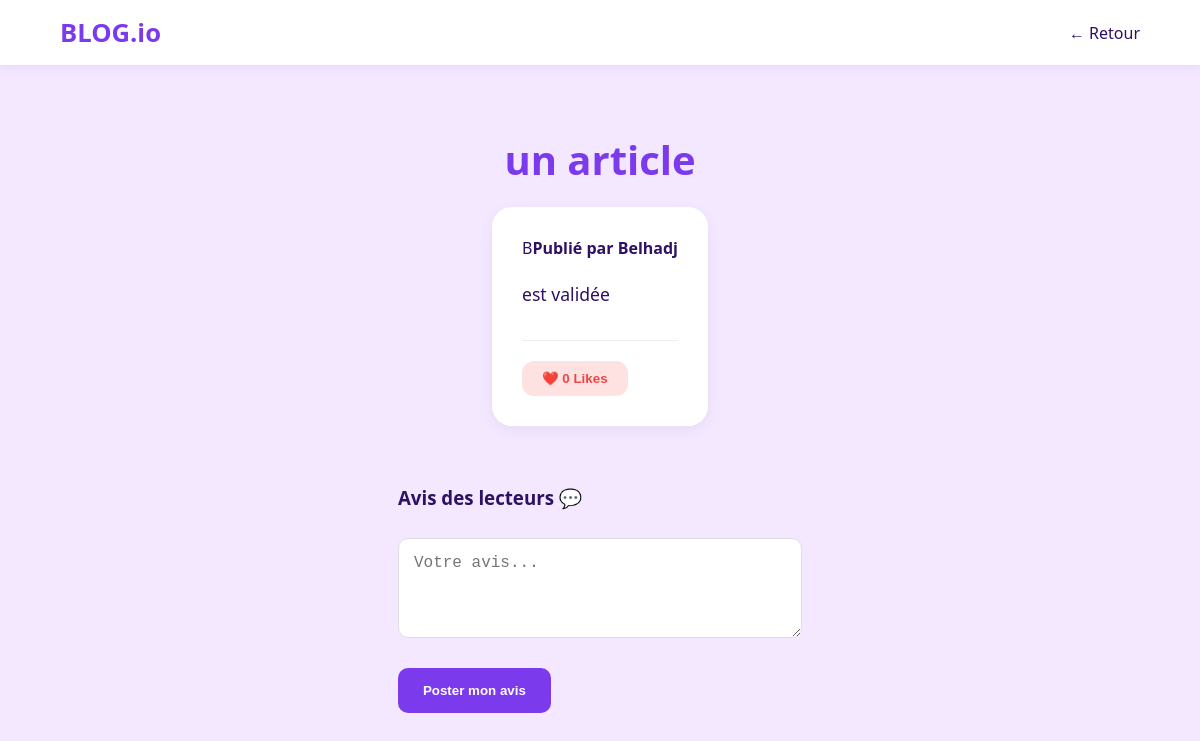
The page /article.php?id=1 (signed in) on the database its author committed.
### tables this page shows
CREATE TABLE `articles` (
  `id_article` int(11) NOT NULL,
  `id_user` int(11) DEFAULT NULL,
  `titre` varchar(255) NOT NULL,
  `contenu` text NOT NULL,
  `date_publication` datetime DEFAULT current_timestamp()
);

CREATE TABLE `utilisateurs` (
  `id_user` int(11) NOT NULL,
  `nom` varchar(50) NOT NULL,
  `email` varchar(100) NOT NULL,
  `mot_de_passe` varchar(255) NOT NULL
);

### article.php (the view, shortened to what this page needs)
<?php
require 'config.php';
$id_article = $_GET['id'];
$stmt = $pdo->prepare("SELECT articles.*, utilisateurs.nom FROM articles JOIN utilisateurs ON articles.id_user = utilisateurs.id_user WHERE id_article = ?");
$stmt->execute([$id_article]);
$article = $stmt->fetch();
$stmt_l = $pdo->prepare("SELECT COUNT(*) FROM likes WHERE id_article = ?");
$stmt_l->execute([$id_article]);
$total_likes = $stmt_l->fetchColumn();
?>
<!DOCTYPE html>
<html lang="fr">
<head>
    <link rel="stylesheet" href="style.css">
</head>
<body>
    <header>
        <a href="index.php" class="logo">BLOG.io</a>
        <a href="index.php" style="text-decoration:none; color:var(--dark);">← Retour</a>
    </header>
    <div class="container" style="max-width:800px;">
        <h1 style="color:var(--primary); font-size:2.5rem; margin-bottom:20px;"><?= htmlspecialchars($article['titre']) ?></h1>
        <div style="background:white; padding:30px; border-radius:20px; box-shadow:0 5px 15px rgba(0,0,0,0.05);">
            <div style="display:flex; align-items:center; margin-bottom:20px;">
                <div class="avatar"><?= strtoupper(substr($article['nom'], 0, 1)) ?></div>
                <strong>Publié par <?= $article['nom'] ?></strong>
            </div>
            <p style="font-size:1.1rem; line-height:1.8;"><?= nl2br(htmlspecialchars($article['contenu'])) ?></p>
            <form method="POST" style="margin-top:30px; border-top:1px solid #eee; padding-top:20px;">
                <button type="submit" name="like" style="background:#fee2e2; border:none; padding:10px 20px; border-radius:12px; cursor:pointer; font-weight:bold; color:#ef4444;">
                    ❤️ <?= $total_likes ?> Likes
                </button>
            </form>
        </div>
        <div style="margin-top:40px;">
            <h3>Avis des lecteurs 💬</h3>
            <?php if(isset($_SESSION['user_id'])): ?>
                <form action="post_com.php" method="POST" style="margin-top:20px;">
                    <textarea name="contenu" placeholder="Votre avis..." style="width:100%; padding:15px; border-radius:10px; border:1px solid #ddd; height:100px;" required></textarea>
                    <button type="submit" class="btn" style="margin-top:10px;">Poster mon avis</button>
                </form>
            <?php endif; ?>
        </div>
    </div>
</body>
</html>

### style.css (style rules this page uses)
:root { --primary: #7c3aed; --bg-color: #f3e8ff; --dark: #2e1065; }
body { background-color: var(--bg-color); font-family: 'Segoe UI', Tahoma, Geneva, Verdana, sans-serif; color: var(--dark); margin: 0; padding: 0; min-height: 100vh; }
header { background: white; padding: 15px 5%; display: flex; justify-content: space-between; align-items: center; box-shadow: 0 2px 10px rgba(124, 58, 237, 0.1); }
.container { width: 95%; max-width: 900px; margin: 40px auto; display: flex; flex-direction: column; align-items: center; justify-content: center; }
.btn { background: var(--primary); color: white; padding: 15px 25px; border: none; border-radius: 10px; text-decoration: none; display: inline-block; cursor: pointer; font-weight: 600; transition: background 0.3s; }
input, textarea { width: 100%; padding: 14px; margin-top: 8px; margin-bottom: 15px; border: 1px solid #ddd; border-radius: 10px; box-sizing: border-box; font-size: 1rem; }
.logo { font-size: 1.6rem; font-weight: bold; color: var(--primary); text-decoration: none; }

### rows shown on the page
articles: titre "un article", id_user.nom "B", id_user.nom "Belhadj", contenu "est validée"

### other values the page prints
$total_likes "0"
